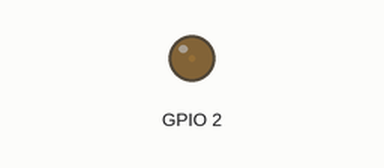
Recording of a sketch running on a simulated ESP32. On the bench: output pins drawn as LEDs (lit = HIGH).

Above: at 0.05 s.
At 1.0 s:
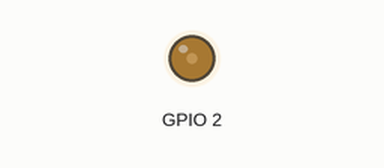
At 2.0 s:
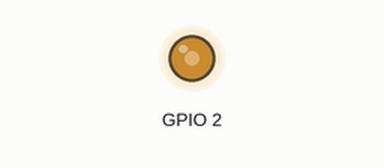
At 4.0 s:
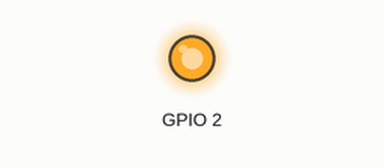
Timing chart, 0 to 5.3 s (numbered marks = the images above):
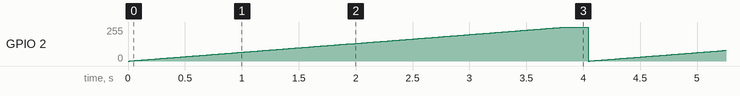

The sketch:

Exercise_02_LED_Glowing_Light.ino
```cpp
void setup() {
  // configure PWM controller congfiguration.
  ledcSetup(0, 5000, 8);
  // declare the GPIO number for PWM signal output.
  ledcAttachPin(2, 0);
}

void loop() {
  // for() statement to create incremental value by +1 start from 0 --> 255
  // from the LED OFF to linear increasing brightness.
  for(int brightness = 0; brightness <= 255; brightness++){
    // ledcWrite() function will generate PWM output signal according to variable brightness value
    // 1st argument: PWM channel number.
    // 2nd argument: PWM value.
    ledcWrite(0, brightness);
    delay(15);
  }
  // wait for 0.2 seconds before start again.
  delay(200);
}
```

Measured:
- by itself, GPIO 2: ramps from 0/255 to 255/255 and jumps back, once every 4.0 s
